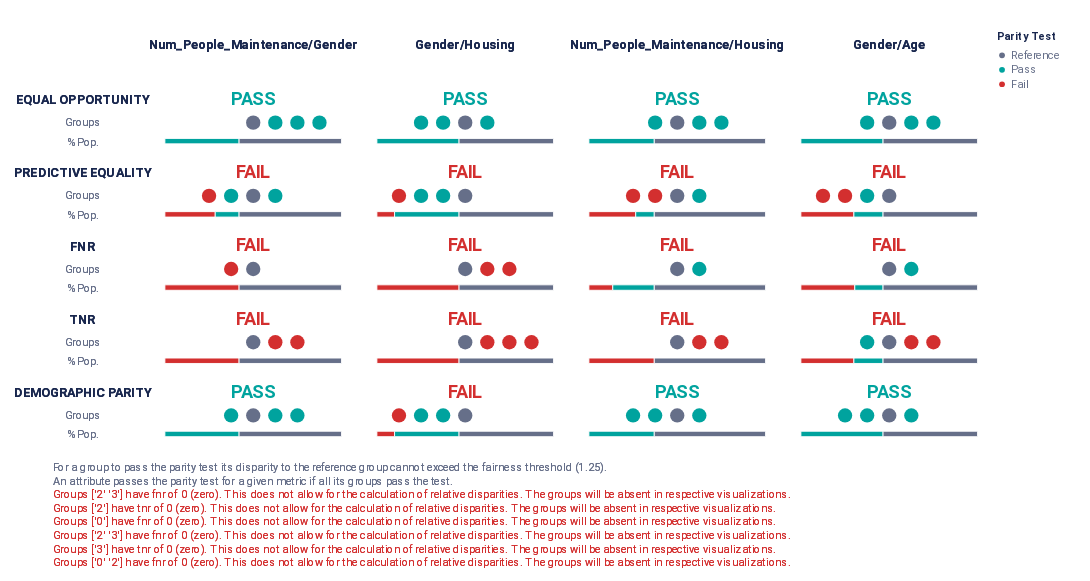
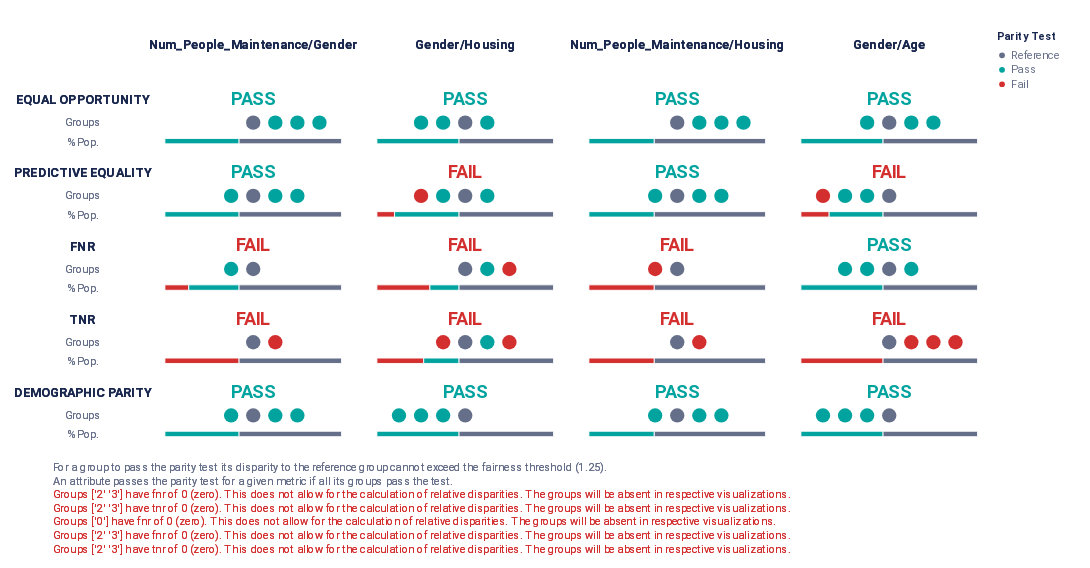

Notebook code for these charts, in order:
### Code cell
'''
3. Data repairer: Transforms the data distribution so that a given feature distribution is marginally independent of the sensitive attribute, s. 
'''

#transform data
data_to_transform = df_num_int.copy()
columns_to_change = df_num_int.columns.difference(protected_attributes_int).tolist()
columns_to_change.remove(target)
data_transformed_dr1 = pre_process_data_repairer(data_to_transform, 'num_people_maintenance/gender',target,columns_to_change)
data_transformed_dr2 = pre_process_data_repairer(data_transformed_dr1, 'gender/housing',target,columns_to_change)
data_transformed_dr3 = pre_process_data_repairer(data_transformed_dr2, 'num_people_maintenance/housing',target,columns_to_change)
data_transformed_dr4 = pre_process_data_repairer(data_transformed_dr3, 'gender/age',target,columns_to_change)

data_transformed_dr4['num_people_maintenance/gender'] = data_transformed_dr3['num_people_maintenance/gender'].astype(int)
data_transformed_dr4['gender/housing'] = data_transformed_dr3['gender/housing'].astype(int)
data_transformed_dr4['num_people_maintenance/housing'] = data_transformed_dr3['num_people_maintenance/housing'].astype(int)
data_transformed_dr4['gender/age'] = data_transformed_dr3['gender/age'].astype(int)

#train
x_test_dr, y_test_dr, y_predicted_dict_dr, metrics_dr_dict = split_and_train(data_transformed_dr4,protected_attributes_int)

#calc metrics
df_test_transformed_dr =calc_fairness_report(x_test_dr, y_test_dr, y_predicted_dict_dr["RandomForest"],target,protected_attributes_int,display_disp=True)

#compare disparities
plot_audit(df_test_int, protected_attributes_int)
plot_audit(df_test_transformed_dr, protected_attributes_int)
